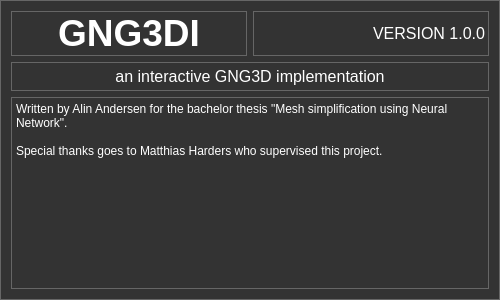
<?xml version="1.0" encoding="UTF-8"?>
<ui version="4.0">
 <class>GNG3DIAboutWidget</class>
 <widget class="QWidget" name="GNG3DIAboutWidget">
  <property name="geometry">
   <rect>
    <x>0</x>
    <y>0</y>
    <width>500</width>
    <height>300</height>
   </rect>
  </property>
  <property name="sizePolicy">
   <sizepolicy hsizetype="Fixed" vsizetype="Fixed">
    <horstretch>0</horstretch>
    <verstretch>0</verstretch>
   </sizepolicy>
  </property>
  <property name="minimumSize">
   <size>
    <width>500</width>
    <height>300</height>
   </size>
  </property>
  <property name="maximumSize">
   <size>
    <width>500</width>
    <height>300</height>
   </size>
  </property>
  <property name="windowTitle">
   <string>Form</string>
  </property>
  <property name="styleSheet">
   <string notr="true">background: #333333;
color: #ffffff;
border: 1px solid #666666;</string>
  </property>
  <layout class="QGridLayout" name="gridLayout_2">
   <item row="0" column="0">
    <layout class="QGridLayout" name="gridLayout">
     <item row="0" column="0">
      <widget class="QLabel" name="label">
       <property name="sizePolicy">
        <sizepolicy hsizetype="Preferred" vsizetype="Minimum">
         <horstretch>0</horstretch>
         <verstretch>0</verstretch>
        </sizepolicy>
       </property>
       <property name="text">
        <string>&lt;html&gt;&lt;head/&gt;&lt;body&gt;&lt;p&gt;&lt;span style=&quot; font-size:28pt; font-weight:600; color:#ffffff;&quot;&gt;GNG3DI&lt;/span&gt;&lt;/p&gt;&lt;/body&gt;&lt;/html&gt;</string>
       </property>
       <property name="textFormat">
        <enum>Qt::RichText</enum>
       </property>
       <property name="alignment">
        <set>Qt::AlignCenter</set>
       </property>
       <property name="margin">
        <number>2</number>
       </property>
      </widget>
     </item>
     <item row="0" column="1">
      <widget class="QLabel" name="label_2">
       <property name="sizePolicy">
        <sizepolicy hsizetype="Preferred" vsizetype="Minimum">
         <horstretch>0</horstretch>
         <verstretch>0</verstretch>
        </sizepolicy>
       </property>
       <property name="text">
        <string>&lt;html&gt;&lt;head/&gt;&lt;body&gt;&lt;p&gt;&lt;span style=&quot; font-size:12pt; color:#ffffff;&quot;&gt;VERSION 1.0.0&lt;/span&gt;&lt;/p&gt;&lt;/body&gt;&lt;/html&gt;</string>
       </property>
       <property name="alignment">
        <set>Qt::AlignRight|Qt::AlignTrailing|Qt::AlignVCenter</set>
       </property>
       <property name="margin">
        <number>10</number>
       </property>
      </widget>
     </item>
     <item row="1" column="0" colspan="2">
      <widget class="QLabel" name="label_3">
       <property name="sizePolicy">
        <sizepolicy hsizetype="Preferred" vsizetype="Minimum">
         <horstretch>0</horstretch>
         <verstretch>0</verstretch>
        </sizepolicy>
       </property>
       <property name="text">
        <string>&lt;html&gt;&lt;head/&gt;&lt;body&gt;&lt;p&gt;&lt;span style=&quot; font-size:12pt; color:#ffffff;&quot;&gt;an interactive GNG3D implementation&lt;/span&gt;&lt;/p&gt;&lt;/body&gt;&lt;/html&gt;</string>
       </property>
       <property name="textFormat">
        <enum>Qt::RichText</enum>
       </property>
       <property name="alignment">
        <set>Qt::AlignCenter</set>
       </property>
      </widget>
     </item>
     <item row="2" column="0" colspan="2">
      <widget class="QPlainTextEdit" name="plainTextEdit">
       <property name="sizePolicy">
        <sizepolicy hsizetype="Preferred" vsizetype="Preferred">
         <horstretch>0</horstretch>
         <verstretch>0</verstretch>
        </sizepolicy>
       </property>
       <property name="undoRedoEnabled">
        <bool>false</bool>
       </property>
       <property name="readOnly">
        <bool>true</bool>
       </property>
       <property name="plainText">
        <string>Written by Alin Andersen for the bachelor thesis &quot;Mesh simplification using Neural Network&quot;.

Special thanks goes to Matthias Harders who supervised this project.</string>
       </property>
       <property name="textInteractionFlags">
        <set>Qt::NoTextInteraction</set>
       </property>
      </widget>
     </item>
    </layout>
   </item>
  </layout>
 </widget>
 <resources/>
 <connections/>
</ui>
